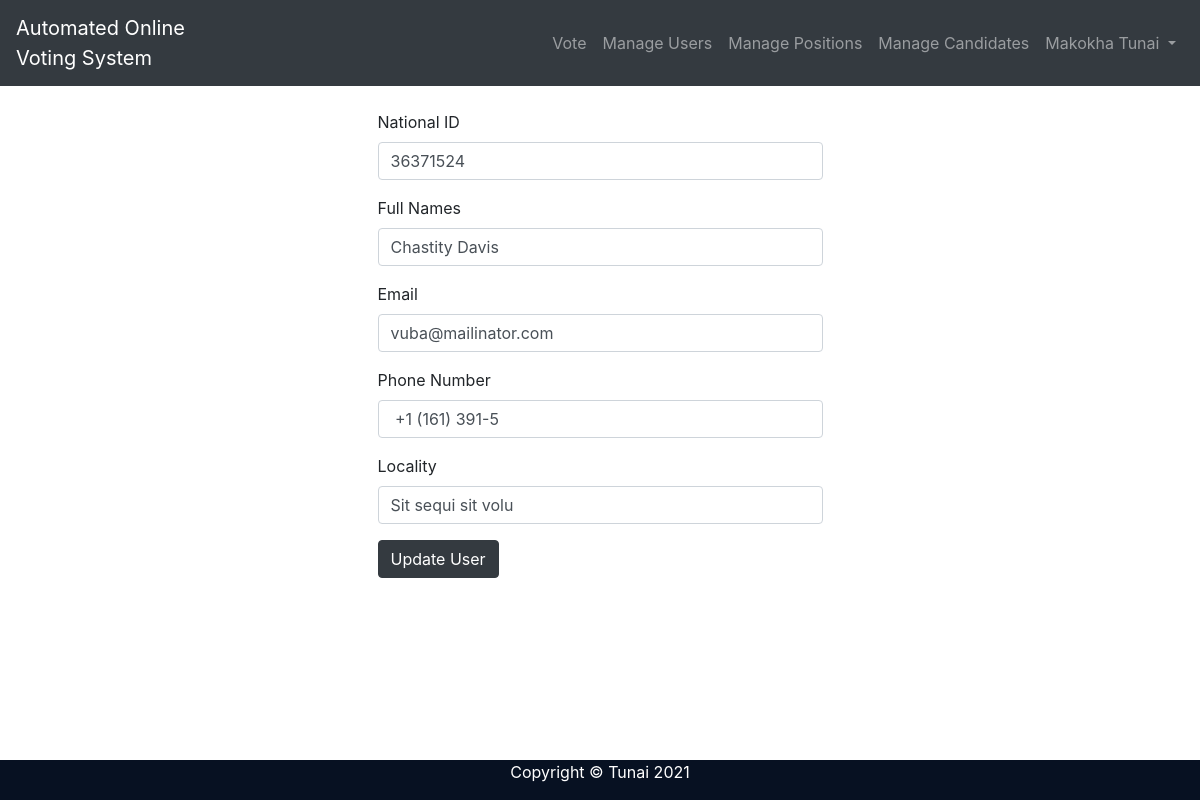
Screenshot of /voting-system/update_user.php?id=13 (signed in) with the database file from the repository.
### tables this page shows
CREATE TABLE `user` (
  `id` int(5) NOT NULL,
  `national_id` int(6) NOT NULL,
  `names` varchar(50) NOT NULL,
  `password` varchar(100) NOT NULL,
  `email` varchar(20) NOT NULL,
  `phone_no` varchar(15) NOT NULL,
  `locality` varchar(50) NOT NULL,
  `photo` varchar(50) NOT NULL,
  `admin` tinyint(1) NOT NULL DEFAULT 0
);

### voting-system/update_user.php (the view, shortened to what this page needs)
<?php
if(isset($_REQUEST["id"])){
    $id = $_REQUEST["id"];
    require 'connect.php';
    $sql = "select * from user where id = $id";
    $result = mysqli_query($con, $sql) or die(mysqli_error($con));
    $user = mysqli_fetch_assoc($result);
}
?>
<!doctype html>
<html lang="en">
<head>
    <link rel="stylesheet" href="css/bootstrap.min.css">
</head>
<body>
<?php include 'nav.php'?>
<div class="container mt-4">
    <div class="row justify-content-center">
        <div class="col-sm-5">
            <form action="save_user_update.php" method="post">
                <div class="form-group">
                    <label>National ID</label>
                    <input type="text" value="<?=$user['national_id']?>" class="form-control" name="national_id" required>
                </div>
                <div class="form-group">
                    <label>Full Names</label>
                    <input type="text" value="<?=$user['names']?>" class="form-control" name="names" required>
                </div>
                <div class="form-group">
                    <label>Email</label>
                    <input type="email" value="<?=$user['email']?>" class="form-control" name="email" required>
                </div>
                <div class="form-group">
                    <label>Phone Number</label>
                    <input type="text" value="<?=$user['phone_no']?>" class="form-control" name="phone_no" required>
                </div>
                <div class="form-group">
                    <label>Locality</label>
                    <input type="text" value="<?=$user['locality']?>" class="form-control" name="locality" required>
                </div>
                <button class="btn btn-dark">Update User</button>
            </form>
        </div>
    </div>
</div>
<?php include 'footer.php'?>
</body>
</html>

### rows the page displays
user: national_id "36371524", names "Chastity Davis", email "vuba@mailinator.com", phone_no "+1 (161) 391-5", locality "Sit sequi sit volu"

### other values shown
$_SESSION['names'] "Makokha Tunai"
